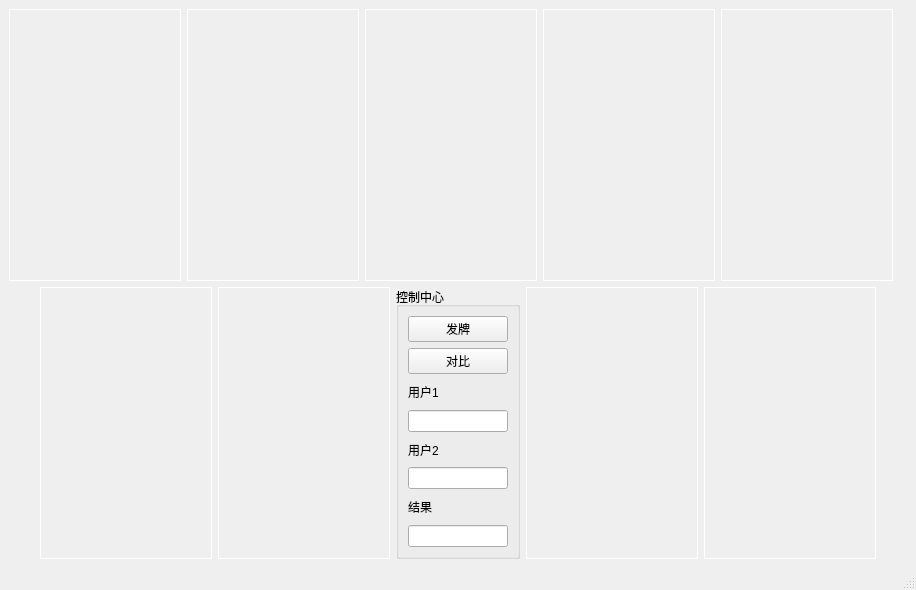
<?xml version="1.0" encoding="UTF-8"?>
<ui version="4.0">
 <class>MainWindow</class>
 <widget class="QMainWindow" name="MainWindow">
  <property name="geometry">
   <rect>
    <x>0</x>
    <y>0</y>
    <width>916</width>
    <height>590</height>
   </rect>
  </property>
  <property name="windowTitle">
   <string>MainWindow</string>
  </property>
  <widget class="QWidget" name="centralwidget">
   <layout class="QGridLayout" name="gridLayout_2">
    <item row="0" column="0">
     <layout class="QHBoxLayout" name="horizontalLayout">
      <item>
       <spacer name="horizontalSpacer">
        <property name="orientation">
         <enum>Qt::Horizontal</enum>
        </property>
        <property name="sizeHint" stdset="0">
         <size>
          <width>18</width>
          <height>20</height>
         </size>
        </property>
       </spacer>
      </item>
      <item>
       <widget class="QLabel" name="labelShow1">
        <property name="minimumSize">
         <size>
          <width>172</width>
          <height>256</height>
         </size>
        </property>
        <property name="styleSheet">
         <string notr="true">border:1px solid white;
</string>
        </property>
        <property name="text">
         <string/>
        </property>
       </widget>
      </item>
      <item>
       <widget class="QLabel" name="labelShow2">
        <property name="minimumSize">
         <size>
          <width>172</width>
          <height>256</height>
         </size>
        </property>
        <property name="styleSheet">
         <string notr="true">border:1px solid white;
</string>
        </property>
        <property name="text">
         <string/>
        </property>
       </widget>
      </item>
      <item>
       <widget class="QLabel" name="labelHide1">
        <property name="minimumSize">
         <size>
          <width>172</width>
          <height>256</height>
         </size>
        </property>
        <property name="styleSheet">
         <string notr="true">border:1px solid white;
</string>
        </property>
        <property name="text">
         <string/>
        </property>
       </widget>
      </item>
      <item>
       <widget class="QLabel" name="labelHide2">
        <property name="minimumSize">
         <size>
          <width>172</width>
          <height>256</height>
         </size>
        </property>
        <property name="styleSheet">
         <string notr="true">border:1px solid white;
</string>
        </property>
        <property name="text">
         <string/>
        </property>
       </widget>
      </item>
      <item>
       <widget class="QLabel" name="labelHide3">
        <property name="minimumSize">
         <size>
          <width>172</width>
          <height>256</height>
         </size>
        </property>
        <property name="styleSheet">
         <string notr="true">border:1px solid white;
</string>
        </property>
        <property name="text">
         <string/>
        </property>
       </widget>
      </item>
      <item>
       <spacer name="horizontalSpacer_2">
        <property name="orientation">
         <enum>Qt::Horizontal</enum>
        </property>
        <property name="sizeHint" stdset="0">
         <size>
          <width>40</width>
          <height>20</height>
         </size>
        </property>
       </spacer>
      </item>
     </layout>
    </item>
    <item row="1" column="0">
     <layout class="QHBoxLayout" name="horizontalLayout_2">
      <item>
       <spacer name="horizontalSpacer_3">
        <property name="orientation">
         <enum>Qt::Horizontal</enum>
        </property>
        <property name="sizeHint" stdset="0">
         <size>
          <width>40</width>
          <height>20</height>
         </size>
        </property>
       </spacer>
      </item>
      <item>
       <widget class="QLabel" name="labelUser11">
        <property name="minimumSize">
         <size>
          <width>172</width>
          <height>256</height>
         </size>
        </property>
        <property name="styleSheet">
         <string notr="true">border:1px solid white;
</string>
        </property>
        <property name="text">
         <string/>
        </property>
       </widget>
      </item>
      <item>
       <widget class="QLabel" name="labelUser12">
        <property name="minimumSize">
         <size>
          <width>172</width>
          <height>256</height>
         </size>
        </property>
        <property name="styleSheet">
         <string notr="true">border:1px solid white;
</string>
        </property>
        <property name="text">
         <string/>
        </property>
       </widget>
      </item>
      <item>
       <widget class="QGroupBox" name="groupBox">
        <property name="title">
         <string>控制中心</string>
        </property>
        <layout class="QGridLayout" name="gridLayout">
         <item row="2" column="0" colspan="2">
          <widget class="QLabel" name="label">
           <property name="text">
            <string>用户1</string>
           </property>
          </widget>
         </item>
         <item row="5" column="0" colspan="2">
          <widget class="QLineEdit" name="lineEdit_2">
           <property name="readOnly">
            <bool>true</bool>
           </property>
          </widget>
         </item>
         <item row="1" column="0" colspan="2">
          <widget class="QPushButton" name="compare">
           <property name="text">
            <string>对比</string>
           </property>
          </widget>
         </item>
         <item row="0" column="0" colspan="2">
          <widget class="QPushButton" name="btnPlay">
           <property name="text">
            <string>发牌</string>
           </property>
          </widget>
         </item>
         <item row="7" column="0" colspan="2">
          <widget class="QLineEdit" name="lineEdit_3">
           <property name="readOnly">
            <bool>true</bool>
           </property>
          </widget>
         </item>
         <item row="4" column="0" colspan="2">
          <widget class="QLabel" name="label_2">
           <property name="text">
            <string>用户2</string>
           </property>
          </widget>
         </item>
         <item row="6" column="0" colspan="2">
          <widget class="QLabel" name="label_3">
           <property name="text">
            <string>结果</string>
           </property>
          </widget>
         </item>
         <item row="3" column="0" colspan="2">
          <widget class="QLineEdit" name="lineUser1Type">
           <property name="readOnly">
            <bool>true</bool>
           </property>
          </widget>
         </item>
        </layout>
       </widget>
      </item>
      <item>
       <widget class="QLabel" name="labelUser21">
        <property name="minimumSize">
         <size>
          <width>172</width>
          <height>256</height>
         </size>
        </property>
        <property name="styleSheet">
         <string notr="true">border:1px solid white;
</string>
        </property>
        <property name="text">
         <string/>
        </property>
       </widget>
      </item>
      <item>
       <widget class="QLabel" name="labelUser22">
        <property name="minimumSize">
         <size>
          <width>172</width>
          <height>256</height>
         </size>
        </property>
        <property name="styleSheet">
         <string notr="true">border:1px solid white;
</string>
        </property>
        <property name="text">
         <string/>
        </property>
       </widget>
      </item>
      <item>
       <spacer name="horizontalSpacer_4">
        <property name="orientation">
         <enum>Qt::Horizontal</enum>
        </property>
        <property name="sizeHint" stdset="0">
         <size>
          <width>40</width>
          <height>20</height>
         </size>
        </property>
       </spacer>
      </item>
     </layout>
    </item>
   </layout>
  </widget>
  <widget class="QMenuBar" name="menubar">
   <property name="geometry">
    <rect>
     <x>0</x>
     <y>0</y>
     <width>916</width>
     <height>21</height>
    </rect>
   </property>
  </widget>
  <widget class="QStatusBar" name="statusbar"/>
 </widget>
 <resources/>
 <connections/>
</ui>
